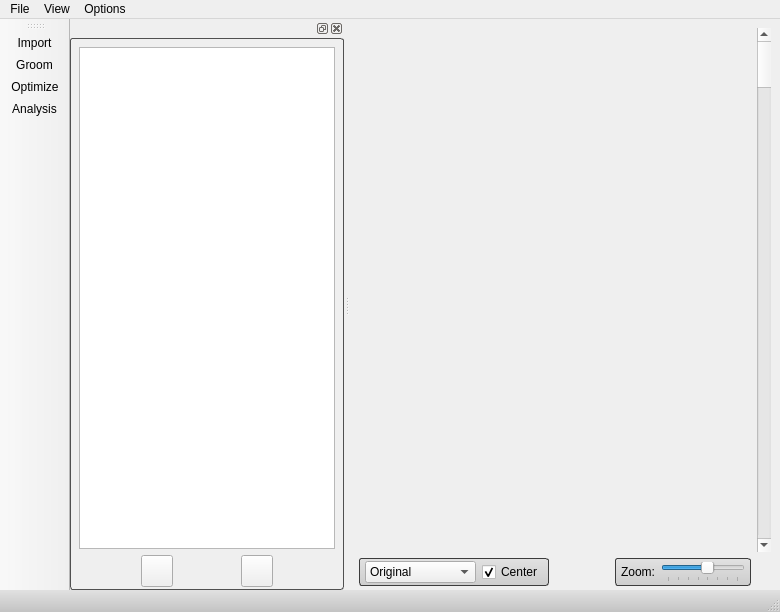
<?xml version="1.0" encoding="UTF-8"?>
<ui version="4.0">
 <class>ShapeWorksStudioApp</class>
 <widget class="QMainWindow" name="ShapeWorksStudioApp">
  <property name="geometry">
   <rect>
    <x>0</x>
    <y>0</y>
    <width>780</width>
    <height>612</height>
   </rect>
  </property>
  <property name="windowTitle">
   <string>ShapeWorksStudio</string>
  </property>
  <property name="windowIcon">
   <iconset resource="../Resources/ShapeWorksStudio.qrc">
    <normaloff>:/Studio/Images/shapes-icon.png</normaloff>:/Studio/Images/shapes-icon.png</iconset>
  </property>
  <property name="styleSheet">
   <string notr="true">
/*
QWidget#dockWidgetContents
{
background-color: qlineargradient(spread:pad, x1:0, y1:0, x2:0, y2:1, stop:0 rgba(225, 225, 225, 255), stop:1 rgba(195, 195, 195, 255));
border: 1px solid rgb(60, 60, 60);
border-radius: 3px;
}
*/


QWidget#dockWidgetContents
{
border: 1px solid rgb(80,80,80);
border-radius: 3px;
}

QWidget#statusbar
{

background-color: qlineargradient(spread:pad, x1:0, y1:0, x2:0, y2:1, stop:0 rgba(225, 225, 225, 255), stop:1 rgba(195, 195, 195, 255));

}


QWidget#zoomWidget
{
background-color: qlineargradient(spread:pad, x1:0, y1:0, x2:0, y2:1, stop:0 rgba(225, 225, 225, 255), stop:1 rgba(205, 205, 205, 255));
border: 1px solid rgb(60, 60, 60);
border-radius: 3px;
}

QWidget#control_widget
{
background-color: qlineargradient(spread:pad, x1:0, y1:0, x2:0, y2:1, stop:0 rgba(225, 225, 225, 255), stop:1 rgba(205, 205, 205, 255));
border: 1px solid rgb(60, 60, 60);
border-radius: 3px;
}
</string>
  </property>
  <widget class="QWidget" name="centralwidget">
   <layout class="QGridLayout" name="gridLayout">
    <property name="bottomMargin">
     <number>4</number>
    </property>
    <item row="0" column="0">
     <widget class="QVTKWidget" name="qvtkWidget" native="true">
      <property name="sizePolicy">
       <sizepolicy hsizetype="Expanding" vsizetype="Expanding">
        <horstretch>1</horstretch>
        <verstretch>1</verstretch>
       </sizepolicy>
      </property>
      <property name="minimumSize">
       <size>
        <width>300</width>
        <height>300</height>
       </size>
      </property>
     </widget>
    </item>
    <item row="0" column="1">
     <widget class="QScrollBar" name="vertical_scroll_bar">
      <property name="orientation">
       <enum>Qt::Vertical</enum>
      </property>
     </widget>
    </item>
    <item row="1" column="0">
     <layout class="QHBoxLayout" name="horizontalLayout" stretch="0,1,0">
      <item>
       <widget class="QWidget" name="control_widget" native="true">
        <property name="sizePolicy">
         <sizepolicy hsizetype="Minimum" vsizetype="MinimumExpanding">
          <horstretch>0</horstretch>
          <verstretch>0</verstretch>
         </sizepolicy>
        </property>
        <layout class="QHBoxLayout" name="horizontalLayout_3">
         <property name="spacing">
          <number>6</number>
         </property>
         <property name="leftMargin">
          <number>6</number>
         </property>
         <property name="topMargin">
          <number>3</number>
         </property>
         <property name="rightMargin">
          <number>6</number>
         </property>
         <property name="bottomMargin">
          <number>3</number>
         </property>
         <item>
          <widget class="QComboBox" name="view_mode_combobox">
           <item>
            <property name="text">
             <string>Original</string>
            </property>
           </item>
           <item>
            <property name="text">
             <string>Groomed</string>
            </property>
           </item>
           <item>
            <property name="text">
             <string>Reconstruction</string>
            </property>
           </item>
          </widget>
         </item>
         <item>
          <widget class="QCheckBox" name="center_checkbox">
           <property name="text">
            <string>Center</string>
           </property>
           <property name="checked">
            <bool>true</bool>
           </property>
          </widget>
         </item>
        </layout>
       </widget>
      </item>
      <item>
       <spacer name="horizontalSpacer">
        <property name="orientation">
         <enum>Qt::Horizontal</enum>
        </property>
        <property name="sizeHint" stdset="0">
         <size>
          <width>40</width>
          <height>20</height>
         </size>
        </property>
       </spacer>
      </item>
      <item>
       <widget class="QWidget" name="zoomWidget" native="true">
        <property name="sizePolicy">
         <sizepolicy hsizetype="Minimum" vsizetype="MinimumExpanding">
          <horstretch>0</horstretch>
          <verstretch>0</verstretch>
         </sizepolicy>
        </property>
        <layout class="QHBoxLayout" name="horizontalLayout_2">
         <property name="spacing">
          <number>6</number>
         </property>
         <property name="leftMargin">
          <number>6</number>
         </property>
         <property name="topMargin">
          <number>3</number>
         </property>
         <property name="rightMargin">
          <number>6</number>
         </property>
         <property name="bottomMargin">
          <number>3</number>
         </property>
         <item>
          <widget class="QLabel" name="label">
           <property name="text">
            <string>Zoom:</string>
           </property>
          </widget>
         </item>
         <item>
          <widget class="QSlider" name="thumbnail_size_slider">
           <property name="maximumSize">
            <size>
             <width>100</width>
             <height>16777215</height>
            </size>
           </property>
           <property name="minimum">
            <number>1</number>
           </property>
           <property name="maximum">
            <number>8</number>
           </property>
           <property name="pageStep">
            <number>1</number>
           </property>
           <property name="value">
            <number>5</number>
           </property>
           <property name="orientation">
            <enum>Qt::Horizontal</enum>
           </property>
           <property name="invertedAppearance">
            <bool>false</bool>
           </property>
           <property name="invertedControls">
            <bool>false</bool>
           </property>
           <property name="tickPosition">
            <enum>QSlider::TicksBelow</enum>
           </property>
          </widget>
         </item>
        </layout>
       </widget>
      </item>
     </layout>
    </item>
   </layout>
  </widget>
  <widget class="QMenuBar" name="menubar">
   <property name="geometry">
    <rect>
     <x>0</x>
     <y>0</y>
     <width>780</width>
     <height>21</height>
    </rect>
   </property>
   <widget class="QMenu" name="menuFile">
    <property name="title">
     <string>File</string>
    </property>
    <addaction name="actionNewProject"/>
    <addaction name="actionOpenProject"/>
    <addaction name="actionSaveProject"/>
    <addaction name="actionSaveProjectAs"/>
    <addaction name="separator"/>
    <addaction name="actionImport"/>
    <addaction name="separator"/>
    <addaction name="actionQuit"/>
   </widget>
   <widget class="QMenu" name="menuView">
    <property name="title">
     <string>View</string>
    </property>
    <addaction name="actionViewFullScreen"/>
    <addaction name="separator"/>
   </widget>
   <widget class="QMenu" name="menuOptions">
    <property name="title">
     <string>Options</string>
    </property>
    <addaction name="actionPreferences"/>
   </widget>
   <addaction name="menuFile"/>
   <addaction name="menuView"/>
   <addaction name="menuOptions"/>
  </widget>
  <widget class="QStatusBar" name="statusbar"/>
  <widget class="QDockWidget" name="controlsDockWidget_2">
   <property name="floating">
    <bool>false</bool>
   </property>
   <property name="features">
    <set>QDockWidget::AllDockWidgetFeatures</set>
   </property>
   <property name="windowTitle">
    <string/>
   </property>
   <attribute name="dockWidgetArea">
    <number>1</number>
   </attribute>
   <widget class="QWidget" name="dockWidgetContents">
    <layout class="QVBoxLayout" name="verticalLayout">
     <property name="spacing">
      <number>3</number>
     </property>
     <property name="bottomMargin">
      <number>3</number>
     </property>
     <item>
      <widget class="QStackedWidget" name="stackedWidget">
       <property name="currentIndex">
        <number>0</number>
       </property>
       <widget class="QWidget" name="importPage">
        <layout class="QVBoxLayout" name="verticalLayout_2">
         <property name="margin">
          <number>0</number>
         </property>
         <item>
          <widget class="QTableWidget" name="tableWidget"/>
         </item>
         <item>
          <layout class="QHBoxLayout" name="horizontalLayout2">
           <item>
            <widget class="QToolButton" name="deleteButton">
             <property name="minimumSize">
              <size>
               <width>32</width>
               <height>32</height>
              </size>
             </property>
             <property name="maximumSize">
              <size>
               <width>32</width>
               <height>32</height>
              </size>
             </property>
             <property name="toolTip">
              <string>Remove</string>
             </property>
             <property name="statusTip">
              <string>Remove images</string>
             </property>
             <property name="text">
              <string/>
             </property>
             <property name="icon">
              <iconset resource="../Resources/ShapeWorksStudio.qrc">
               <normaloff>:/Studio/Images/remove.png</normaloff>:/Studio/Images/remove.png</iconset>
             </property>
            </widget>
           </item>
           <item>
            <widget class="QToolButton" name="addButton">
             <property name="minimumSize">
              <size>
               <width>32</width>
               <height>32</height>
              </size>
             </property>
             <property name="maximumSize">
              <size>
               <width>32</width>
               <height>32</height>
              </size>
             </property>
             <property name="toolTip">
              <string>Add</string>
             </property>
             <property name="statusTip">
              <string>Add images</string>
             </property>
             <property name="text">
              <string/>
             </property>
             <property name="icon">
              <iconset resource="../Resources/ShapeWorksStudio.qrc">
               <normaloff>:/Studio/Images/add.png</normaloff>:/Studio/Images/add.png</iconset>
             </property>
            </widget>
           </item>
          </layout>
         </item>
        </layout>
       </widget>
       <widget class="QWidget" name="groomPage">
        <layout class="QVBoxLayout" name="verticalLayout_3">
         <property name="margin">
          <number>0</number>
         </property>
        </layout>
       </widget>
      </widget>
     </item>
    </layout>
   </widget>
  </widget>
  <widget class="QToolBar" name="toolBar">
   <property name="windowTitle">
    <string>toolBar</string>
   </property>
   <property name="movable">
    <bool>true</bool>
   </property>
   <property name="iconSize">
    <size>
     <width>42</width>
     <height>42</height>
    </size>
   </property>
   <property name="toolButtonStyle">
    <enum>Qt::ToolButtonTextUnderIcon</enum>
   </property>
   <property name="floatable">
    <bool>true</bool>
   </property>
   <attribute name="toolBarArea">
    <enum>LeftToolBarArea</enum>
   </attribute>
   <attribute name="toolBarBreak">
    <bool>false</bool>
   </attribute>
   <addaction name="actionImportMode"/>
   <addaction name="actionGroomMode"/>
   <addaction name="actionOptimizeMode"/>
   <addaction name="actionAnalysisMode"/>
  </widget>
  <action name="actionQuit">
   <property name="text">
    <string>Quit</string>
   </property>
   <property name="shortcut">
    <string>Ctrl+Q</string>
   </property>
  </action>
  <action name="actionViewFullScreen">
   <property name="text">
    <string>Full Screen</string>
   </property>
   <property name="shortcut">
    <string>Ctrl+F</string>
   </property>
  </action>
  <action name="actionImport">
   <property name="text">
    <string>Import...</string>
   </property>
   <property name="shortcut">
    <string>Ctrl+I</string>
   </property>
  </action>
  <action name="actionGroomMode">
   <property name="checkable">
    <bool>true</bool>
   </property>
   <property name="icon">
    <iconset resource="../Resources/ShapeWorksStudio.qrc">
     <normaloff>:/Studio/Images/tools.png</normaloff>:/Studio/Images/tools.png</iconset>
   </property>
   <property name="text">
    <string>Groom</string>
   </property>
  </action>
  <action name="actionImportMode">
   <property name="checkable">
    <bool>true</bool>
   </property>
   <property name="icon">
    <iconset resource="../Resources/ShapeWorksStudio.qrc">
     <normaloff>:/Studio/Images/data.png</normaloff>:/Studio/Images/data.png</iconset>
   </property>
   <property name="text">
    <string>Import</string>
   </property>
  </action>
  <action name="actionOptimizeMode">
   <property name="checkable">
    <bool>true</bool>
   </property>
   <property name="icon">
    <iconset resource="../Resources/ShapeWorksStudio.qrc">
     <normaloff>:/Studio/Images/gear2.png</normaloff>:/Studio/Images/gear2.png</iconset>
   </property>
   <property name="text">
    <string>Optimize</string>
   </property>
  </action>
  <action name="actionAnalysisMode">
   <property name="checkable">
    <bool>true</bool>
   </property>
   <property name="icon">
    <iconset resource="../Resources/ShapeWorksStudio.qrc">
     <normaloff>:/Studio/Images/chart.png</normaloff>:/Studio/Images/chart.png</iconset>
   </property>
   <property name="text">
    <string>Analysis</string>
   </property>
  </action>
  <action name="actionOpenProject">
   <property name="text">
    <string>Open Project</string>
   </property>
   <property name="shortcut">
    <string>Ctrl+O</string>
   </property>
  </action>
  <action name="actionSaveProject">
   <property name="text">
    <string>Save Project</string>
   </property>
   <property name="shortcut">
    <string>Ctrl+S</string>
   </property>
  </action>
  <action name="actionNewProject">
   <property name="text">
    <string>New Project</string>
   </property>
   <property name="shortcut">
    <string>Ctrl+N</string>
   </property>
  </action>
  <action name="actionSaveProjectAs">
   <property name="text">
    <string>Save Project As...</string>
   </property>
   <property name="shortcut">
    <string>Ctrl+Shift+S</string>
   </property>
  </action>
  <action name="actionPreferences">
   <property name="text">
    <string>Preferences</string>
   </property>
   <property name="shortcut">
    <string>Ctrl+,</string>
   </property>
  </action>
 </widget>
 <customwidgets>
  <customwidget>
   <class>QVTKWidget</class>
   <extends>QWidget</extends>
   <header>QVTKWidget.h</header>
  </customwidget>
 </customwidgets>
 <resources>
  <include location="../Resources/ShapeWorksStudio.qrc"/>
 </resources>
 <connections/>
</ui>
